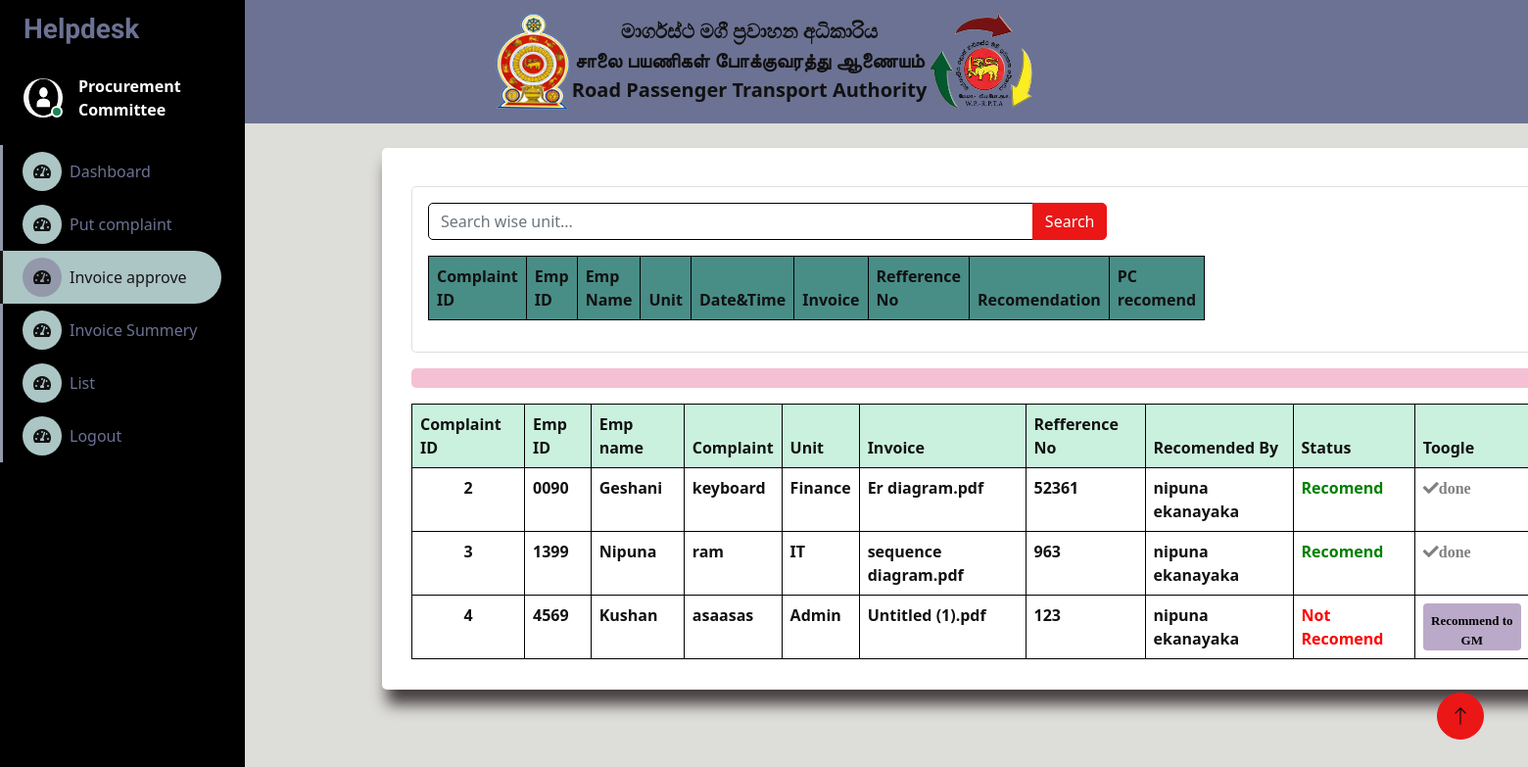
Page /sample/admin/invoice_p.php on the committed database.
### tables this page shows
CREATE TABLE `complain` (
  `complain_id` int(11) NOT NULL,
  `emp_id` varchar(11) NOT NULL,
  `title` varchar(10) NOT NULL,
  `emp_name` varchar(20) NOT NULL,
  `contact_no` int(10) NOT NULL,
  `username` varchar(30) NOT NULL,
  `unit` varchar(15) NOT NULL,
  `asset_id` varchar(100) NOT NULL,
  `description` varchar(100) NOT NULL,
  `date` datetime NOT NULL DEFAULT current_timestamp(),
  `change` tinyint(4) NOT NULL DEFAULT 0,
  `checkout` enum('noted','not noted') NOT NULL DEFAULT 'not noted',
  `refference_no` int(11) NOT NULL,
  `pdf` varchar(20) NOT NULL,
  `no` int(11) NOT NULL
);

CREATE TABLE `invoice` (
  `complain_id` int(11) NOT NULL,
  `pdf` varchar(255) NOT NULL,
  `pdf1` varchar(255) NOT NULL,
  `purch` varchar(20) NOT NULL,
  `amount` decimal(20,0) NOT NULL,
  `rec1` tinyint(4) NOT NULL DEFAULT 0,
  `approve` tinyint(4) NOT NULL DEFAULT 0,
  `recomend` tinyint(4) NOT NULL DEFAULT 0,
  `date` datetime NOT NULL DEFAULT current_timestamp(),
  `reason` varchar(100) NOT NULL,
  `recomend_by` enum('','nipuna ekanayaka','isuru shanaka') NOT NULL,
  `title` varchar(255) NOT NULL
);

### sample/admin/invoice_p.php (the view, shortened to what this page needs)
<!DOCTYPE html>
<html lang="en">
<head>
    <link href="https://cdnjs.cloudflare.com/ajax/libs/font-awesome/5.10.0/css/all.min.css" rel="stylesheet">
    <link href="https://cdn.jsdelivr.net/npm/bootstrap-icons@1.4.1/font/bootstrap-icons.css" rel="stylesheet">
    <link href="lib/owlcarousel/assets/owl.carousel.min.css" rel="stylesheet">
    <link href="lib/tempusdominus/css/tempusdominus-bootstrap-4.min.css" rel="stylesheet" />
    <link href="css/bootstrap.min.css" rel="stylesheet">
    <link href="css/style.css" rel="stylesheet">
    <link href="css/complain.css" rel="stylesheet">
</head>
<body>
<nav class="navbar navbar-white bg-light">
        <a class="navbar-brand mx-auto d-inline-flex" href="#" style="">
            <img src="../asset/image/Sri.png" width="80" height="100" class="d-inline-block align-top" alt="">
            <div class="text-center mt-1 ml-3 mr-3">
                <b>මාර්ගස්ථ මගී ප්‍රවාහන අධිකාරිය</b><br>
                <b>சாலை பயணிகள் போக்குவரத்து ஆணையம்</b><br>
                <b>Road Passenger Transport Authority</b>
            </div>
            <img src="../asset/image/logo.png" width="110" height="100" class="d-inline-block align-top" alt="">
        </a>
    </nav>
    <div class="container-fluid position-relative d-flex p-0">
        <div class="sidebar pe-4 pb-3">
            <nav class="navbar bg-dark navbar-dark">
                <a href="" class="navbar-brand mx-4 mb-3">
                    <h3 class="text-light">Helpdesk</h3>
                </a>
                <div class="d-flex align-items-center ms-4 mb-4">
                    <div class="position-relative">
                        <img class="rounded-circle" src="../asset/image/capture.png" alt="" style="width: 40px; height: 40px;">
                        <div class="bg-success rounded-circle border border-2 border-white position-absolute end-0 bottom-0 p-1"></div>
                    </div>
                    <div class="ms-3">
                        <span class="role">Procurement Committee</span>
                    </div>
                </div>
                <div class="navbar-nav w-100">
                <a href="procurement.php" class="nav-item nav-link"><i class="fa fa-tachometer-alt me-2"></i>Dashboard</a>
                <a href="complain3.php" class="nav-item nav-link "><i class="fa fa-tachometer-alt me-2"></i>Put complaint</a>
                    <a href="invoice_p.php" class="nav-item nav-link active"><i class="fa fa-tachometer-alt me-2"></i>Invoice approve</a>
                    <a href="invoice_2.php" class="nav-item nav-link"><i class="fa fa-tachometer-alt me-2"></i>Invoice Summery</a>
                    <a href="pList.php" class="nav-item nav-link "><i class="fa fa-tachometer-alt me-2"></i>List</a>
                    <a href="logout.php" class="nav-item nav-link"><i class="fa fa-tachometer-alt me-2"></i>Logout</a>
                    </div>
                    </div>
                </div>
<section>
        <div class="container">
        <div class="row">
            <div class="col-md-12">
                <div class="card mt-4">
                    <div class="card-body">
                        <div class="row">
                            <div class="col-md-7">
                                <form action="" method="GET">
                                    <div class="input-group mb-3">
                                        <input type="text" name="search" required value="<?php if(isset($_GET['search'])){echo $_GET['search']; } ?>" class="form-control" placeholder="Search wise unit... " style="background-color:white">
                                        <button type="submit" class="btn btn-primary">Search</button>
                                    </div>
                                    <div class="col-md-12">
                        <table class="table table-bordered">
                            <thead>
                                <tr bgcolor="#498D87">
                                <th scope="col">Complaint ID</th>
                                <th scope="col">Emp ID</th>
                                <th scope="col">Emp Name</th>
                                <th scope="col">Unit</th>
                                <th scope="col">Date&Time</th>
                                <th scope="col">Invoice</th>
                                <th scope="col">Refference No</th>
                                <th scope="col">Recomendation</th>
                                <th scope="col">PC recomend</th>
                                </tr>
                            </thead>
                                <?php
                                    $con=mysqli_connect('localhost','root','','helpdesk1');
                                                ?>
                        </table>
                                </form>
                            </div>
                        </div>
                    </div>
                </div>
            </div>
        <table class="table table-bordered">
 <hr>
                <thead>
                    <tr bgcolor="#CAF1DE">
                    <th scope="col">Complaint ID</th>
                    <th scope="col">Emp ID</th>
                    <th scope="col">Emp name</th>
                    <th scope="col">Complaint</th>
                    <th scope="col">Unit</th>
                    <th scope="col">Invoice</th>
                    <th scope="col">Refference No</th>
                        <th scope="col">Recomended By</th>
                        <th scope="col">Status</th>
                        <th scope="col">Toogle</th>
                    </tr>
                </thead>
                    <?php
                    $sql = "SELECT * from complain inner join invoice ON complain.complain_id=invoice.complain_id where recomend=1";
                    $result=mysqli_query($con,$sql);
                    if($result)
                        while($row=mysqli_fetch_assoc($result)){
                ?>
                <tbody>
                <td align="center"><?php echo$complain_id= $row['complain_id'];?></td>
                            <td><?php echo$emp_id=$row['emp_id'];?></td>
                            <td><?php echo$emp_name=$row['emp_name'];?></td>
                            <td><?php echo$description=$row['description'];?></td>
                           <td><?php echo$date=$row['unit'];?></td>
                            <td><?php echo$pdf=$row['pdf'];?></td>
                            <td><?php echo$refference_no= $row['refference_no'];?></td>
                            <td><?php echo$recomend_by=$row['recomend_by'];?></td>
                            <td>
                            <?php
                        if($row['rec1']=="1")
                            echo '<span style="color:green; text-align:center;">Recomend</span>';
                        else
                            echo'<span style="color:red; text-align:center;">Not Recomend</span>';
                    ?>
                </td>
                <td>
                    <?php
                    if($row['rec1']=="0")
                        echo
                    "<a href=dactivate/not-approve.php?complain_id=".$row['complain_id']." class='button purple'>Recommend to GM</a>";
                    else
echo
 "<i class='fa fa-check' aria-hidden='true'style=color:grey>done</i>";
                    ?>
                        </td>
                                <?php } ?>
</tbody>
                                </table>
        </div>
    </section>
<a href="#" class="btn btn-lg btn-primary btn-lg-square back-to-top"><i class="bi bi-arrow-up"></i></a>
</body>
</html>

### sample/admin/css/style.css (style rules this page uses)
:root { --primary: #171616; --secondary: #9399aa; --light: #6C7293; --dark: #acc5c5; }
.back-to-top { position: fixed; display: none; right: 45px; bottom: 45px; z-index: 99; }
.btn { transition: .5s; }
.btn-lg-square { width: 48px; height: 48px; }
.btn-square, .btn-sm-square, .btn-lg-square { padding: 0; display: inline-flex; align-items: center; justify-content: center; font-weight: normal; border-radius: 50px; }
.sidebar { position: fixed; top: 0; left: 0; bottom: 0; width: 250px; height: 300vh; overflow-y: auto; background:black; transition: 0.5s; z-index: 999; }
@media (min-width: 992px) { .sidebar { margin-left: 0; } }
.sidebar .navbar .navbar-nav .nav-link { padding: 7px 20px; color: var(--light); font-weight: 500; border-left: 3px solid var(--secondary); border-radius: 0 30px 30px 0; outline: none; }
.sidebar .navbar .navbar-nav .nav-link:hover, .sidebar .navbar .navbar-nav .nav-link.active { color: var(--primary); background: var(--dark); border-color: var(--primary); }
.sidebar .navbar .navbar-nav .nav-link i { width: 40px; height: 40px; display: inline-flex; align-items: center; justify-content: center; background: var(--dark); border-radius: 40px; }
.sidebar .navbar .navbar-nav .nav-link:hover i, .sidebar .navbar .navbar-nav .nav-link.active i { background: var(--secondary); }

### sample/admin/css/complain.css (style rules this page uses)
* { margin: 0; padding: 0; box-sizing: border-box; color: #111; font-family: 'Segoe UI', Tahoma, Geneva, Verdana, sans-serif; }
body { -webkit-background-size: cover; background-size: cover; background-position: center center; height: 100vh; font-family: 'Segoe UI', Tahoma, Geneva, Verdana, sans-serif; font-weight: 600; font-size: 16px; background-image: linear-gradient(to right, rgba(255,0,0,0), rgb(201, 168, 168)); }
a { text-decoration: none; }
.container { max-width: 595px; width: 100%; margin-left: 37%; margin-top: 91px; background: #fff; padding: 25px 30px; border-radius: 5px; box-shadow: 5px 15px 15px rgb(70, 63, 63); }

### sample/admin/invoice_p.php (style rules this page uses)
.container { max-width: 1300px; width: 500%; margin-left: 25%; margin-top: 25px; background: #fff; padding: 15px 30px; border-radius: 5px; }
body { background:#DDDDDA; }
.button { display:inline-block; background-color:#bBa9c9; color:white; padding:8px; text-align:center; font-family:verdana; font-size:13px; text-decoration:none; border-radius:4px; width:85px; height:48px; border:none; }
.purple { background-color: light purple; color:black; width:100px; }
.role { color:white; }
hr { border: 10px solid #DA0757; border-radius: 5px; }

### rows in the picture
complain: invoice.complain_id "2", emp "0090", emp_name "Geshani", description "keyboard", unit "Finance", invoice.pdf "Er diagram.pdf", refference_no "52361", invoice.recomend_by "nipuna ekanayaka", shows "Recomend", shows "done"
complain: invoice.complain_id "3", emp "1399", emp_name "Nipuna", description "ram", unit "IT", invoice.pdf "sequence diagram.pdf", refference_no "963", invoice.recomend_by "nipuna ekanayaka", shows "Recomend", shows "done"
complain: invoice.complain_id "4", emp "4569", emp_name "Kushan", description "asaasas", unit "Admin", invoice.pdf "Untitled (1).pdf", refference_no "123", invoice.recomend_by "nipuna ekanayaka", shows "Not Recomend"
